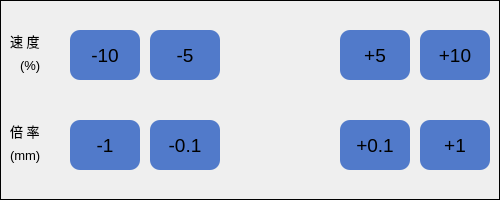
  <widget class="QGroupBox" name="groupBox">
   <property name="geometry">
    <rect>
     <x>0</x>
     <y>0</y>
     <width>500</width>
     <height>200</height>
    </rect>
   </property>
   <property name="minimumSize">
    <size>
     <width>500</width>
     <height>200</height>
    </size>
   </property>
   <property name="maximumSize">
    <size>
     <width>500</width>
     <height>200</height>
    </size>
   </property>
   <property name="styleSheet">
    <string notr="true">QGroupBox{
	border:  1px solid black;
}
</string>
   </property>
   <property name="title">
    <string/>
   </property>
   <widget class="QLabel" name="label">
    <property name="geometry">
     <rect>
      <x>10</x>
      <y>20</y>
      <width>54</width>
      <height>41</height>
     </rect>
    </property>
    <property name="font">
     <font>
      <pointsize>10</pointsize>
     </font>
    </property>
    <property name="text">
     <string>速 度</string>
    </property>
   </widget>
   <widget class="QLabel" name="label_2">
    <property name="geometry">
     <rect>
      <x>20</x>
      <y>50</y>
      <width>41</width>
      <height>31</height>
     </rect>
    </property>
    <property name="font">
     <font>
      <pointsize>10</pointsize>
     </font>
    </property>
    <property name="text">
     <string>(%)</string>
    </property>
   </widget>
   <widget class="QLabel" name="label_3">
    <property name="geometry">
     <rect>
      <x>10</x>
      <y>110</y>
      <width>54</width>
      <height>41</height>
     </rect>
    </property>
    <property name="font">
     <font>
      <pointsize>10</pointsize>
     </font>
    </property>
    <property name="text">
     <string>倍 率</string>
    </property>
   </widget>
   <widget class="QLabel" name="label_4">
    <property name="geometry">
     <rect>
      <x>10</x>
      <y>140</y>
      <width>61</width>
      <height>31</height>
     </rect>
    </property>
    <property name="font">
     <font>
      <pointsize>10</pointsize>
     </font>
    </property>
    <property name="text">
     <string>(mm)</string>
    </property>
   </widget>
   <widget class="QPushButton" name="Btn_speedMinus10">
    <property name="geometry">
     <rect>
      <x>70</x>
      <y>30</y>
      <width>70</width>
      <height>50</height>
     </rect>
    </property>
    <property name="minimumSize">
     <size>
      <width>70</width>
      <height>50</height>
     </size>
    </property>
    <property name="maximumSize">
     <size>
      <width>70</width>
      <height>50</height>
     </size>
    </property>
    <property name="font">
     <font>
      <pointsize>14</pointsize>
     </font>
    </property>
    <property name="styleSheet">
     <string notr="true">QPushButton
{
    background-color:#517ACA; 
    border-width:0px;/*边框宽度*/
    border-radius:10px; /*边框倒角*/
}
QPushButton:pressed
{
    border-style:outset; /*边框风格*/
    background-color:qlineargradient(x1: 0, y1: 0, x2: 0, y2: 1, stop:0 #00befa, stop: 1 #0160ea);/*背景色*/
    border-width:1px;/*边框宽度*/
    border-color:#0055ff; /*边框颜色*/
    border-radius:10px; /*边框倒角*/
}</string>
    </property>
    <property name="text">
     <string>-10</string>
    </property>
    <property name="iconSize">
     <size>
      <width>40</width>
      <height>40</height>
     </size>
    </property>
   </widget>
   <widget class="QPushButton" name="Btn_speedMinus5">
    <property name="geometry">
     <rect>
      <x>150</x>
      <y>30</y>
      <width>70</width>
      <height>50</height>
     </rect>
    </property>
    <property name="minimumSize">
     <size>
      <width>70</width>
      <height>50</height>
     </size>
    </property>
    <property name="maximumSize">
     <size>
      <width>70</width>
      <height>50</height>
     </size>
    </property>
    <property name="font">
     <font>
      <pointsize>14</pointsize>
     </font>
    </property>
    <property name="styleSheet">
     <string notr="true">QPushButton
{
    background-color:#517ACA; 
    border-width:0px;/*边框宽度*/
    border-radius:10px; /*边框倒角*/
}
QPushButton:pressed
{
    border-style:outset; /*边框风格*/
    background-color:qlineargradient(x1: 0, y1: 0, x2: 0, y2: 1, stop:0 #00befa, stop: 1 #0160ea);/*背景色*/
    border-width:1px;/*边框宽度*/
    border-color:#0055ff; /*边框颜色*/
    border-radius:10px; /*边框倒角*/
}</string>
    </property>
    <property name="text">
     <string>-5</string>
    </property>
    <property name="iconSize">
     <size>
      <width>40</width>
      <height>40</height>
     </size>
    </property>
   </widget>
   <widget class="QPushButton" name="Btn_speedAdd5">
    <property name="geometry">
     <rect>
      <x>340</x>
      <y>30</y>
      <width>70</width>
      <height>50</height>
     </rect>
    </property>
    <property name="minimumSize">
     <size>
      <width>70</width>
      <height>50</height>
     </size>
    </property>
    <property name="maximumSize">
     <size>
      <width>70</width>
      <height>50</height>
     </size>
    </property>
    <property name="font">
     <font>
      <pointsize>14</pointsize>
     </font>
    </property>
    <property name="styleSheet">
     <string notr="true">QPushButton
{
    background-color:#517ACA; 
    border-width:0px;/*边框宽度*/
    border-radius:10px; /*边框倒角*/
}
QPushButton:pressed
{
    border-style:outset; /*边框风格*/
    background-color:qlineargradient(x1: 0, y1: 0, x2: 0, y2: 1, stop:0 #00befa, stop: 1 #0160ea);/*背景色*/
    border-width:1px;/*边框宽度*/
    border-color:#0055ff; /*边框颜色*/
    border-radius:10px; /*边框倒角*/
}</string>
    </property>
    <property name="text">
     <string>+5</string>
    </property>
    <property name="iconSize">
     <size>
      <width>40</width>
      <height>40</height>
     </size>
    </property>
   </widget>
   <widget class="QPushButton" name="Btn_speedAdd10">
    <property name="geometry">
     <rect>
      <x>420</x>
      <y>30</y>
      <width>70</width>
      <height>50</height>
     </rect>
    </property>
    <property name="minimumSize">
     <size>
      <width>70</width>
      <height>50</height>
     </size>
    </property>
    <property name="maximumSize">
     <size>
      <width>70</width>
      <height>50</height>
     </size>
    </property>
    <property name="font">
     <font>
      <pointsize>14</pointsize>
     </font>
    </property>
    <property name="styleSheet">
     <string notr="true">QPushButton
{
    background-color:#517ACA; 
    border-width:0px;/*边框宽度*/
    border-radius:10px; /*边框倒角*/
}
QPushButton:pressed
{
    border-style:outset; /*边框风格*/
    background-color:qlineargradient(x1: 0, y1: 0, x2: 0, y2: 1, stop:0 #00befa, stop: 1 #0160ea);/*背景色*/
    border-width:1px;/*边框宽度*/
    border-color:#0055ff; /*边框颜色*/
    border-radius:10px; /*边框倒角*/
}</string>
    </property>
    <property name="text">
     <string>+10</string>
    </property>
    <property name="iconSize">
     <size>
      <width>40</width>
      <height>40</height>
     </size>
    </property>
   </widget>
   <widget class="QPushButton" name="Btn_mulAdd10">
    <property name="geometry">
     <rect>
      <x>420</x>
      <y>120</y>
      <width>70</width>
      <height>50</height>
     </rect>
    </property>
    <property name="minimumSize">
     <size>
      <width>70</width>
      <height>50</height>
     </size>
    </property>
    <property name="maximumSize">
     <size>
      <width>70</width>
      <height>50</height>
     </size>
    </property>
    <property name="font">
     <font>
      <pointsize>14</pointsize>
     </font>
    </property>
    <property name="styleSheet">
     <string notr="true">QPushButton
{
    background-color:#517ACA; 
    border-width:0px;/*边框宽度*/
    border-radius:10px; /*边框倒角*/
}
QPushButton:pressed
{
    border-style:outset; /*边框风格*/
    background-color:qlineargradient(x1: 0, y1: 0, x2: 0, y2: 1, stop:0 #00befa, stop: 1 #0160ea);/*背景色*/
    border-width:1px;/*边框宽度*/
    border-color:#0055ff; /*边框颜色*/
    border-radius:10px; /*边框倒角*/
}</string>
    </property>
    <property name="text">
     <string>+1</string>
    </property>
    <property name="iconSize">
     <size>
      <width>40</width>
      <height>40</height>
     </size>
    </property>
   </widget>
   <widget class="QPushButton" name="Btn_mulAdd1">
    <property name="geometry">
     <rect>
      <x>340</x>
      <y>120</y>
      <width>70</width>
      <height>50</height>
     </rect>
    </property>
    <property name="minimumSize">
     <size>
      <width>70</width>
      <height>50</height>
     </size>
    </property>
    <property name="maximumSize">
     <size>
      <width>70</width>
      <height>50</height>
     </size>
    </property>
    <property name="font">
     <font>
      <pointsize>14</pointsize>
     </font>
    </property>
    <property name="styleSheet">
     <string notr="true">QPushButton
{
    background-color:#517ACA; 
    border-width:0px;/*边框宽度*/
    border-radius:10px; /*边框倒角*/
}
QPushButton:pressed
{
    border-style:outset; /*边框风格*/
    background-color:qlineargradient(x1: 0, y1: 0, x2: 0, y2: 1, stop:0 #00befa, stop: 1 #0160ea);/*背景色*/
    border-width:1px;/*边框宽度*/
    border-color:#0055ff; /*边框颜色*/
    border-radius:10px; /*边框倒角*/
}</string>
    </property>
    <property name="text">
     <string>+0.1</string>
    </property>
    <property name="iconSize">
     <size>
      <width>40</width>
      <height>40</height>
     </size>
    </property>
   </widget>
   <widget class="QPushButton" name="Btn_mulMinus1">
    <property name="geometry">
     <rect>
      <x>150</x>
      <y>120</y>
      <width>70</width>
      <height>50</height>
     </rect>
    </property>
    <property name="minimumSize">
     <size>
      <width>70</width>
      <height>50</height>
     </size>
    </property>
    <property name="maximumSize">
     <size>
      <width>70</width>
      <height>50</height>
     </size>
    </property>
    <property name="font">
     <font>
      <pointsize>14</pointsize>
     </font>
    </property>
    <property name="styleSheet">
     <string notr="true">QPushButton
{
    background-color:#517ACA; 
    border-width:0px;/*边框宽度*/
    border-radius:10px; /*边框倒角*/
}
QPushButton:pressed
{
    border-style:outset; /*边框风格*/
    background-color:qlineargradient(x1: 0, y1: 0, x2: 0, y2: 1, stop:0 #00befa, stop: 1 #0160ea);/*背景色*/
    border-width:1px;/*边框宽度*/
    border-color:#0055ff; /*边框颜色*/
    border-radius:10px; /*边框倒角*/
}</string>
    </property>
    <property name="text">
     <string>-0.1</string>
    </property>
    <property name="iconSize">
     <size>
      <width>40</width>
      <height>40</height>
     </size>
    </property>
   </widget>
   <widget class="QPushButton" name="Btn_mulMinus10">
    <property name="geometry">
     <rect>
      <x>70</x>
      <y>120</y>
      <width>70</width>
      <height>50</height>
     </rect>
    </property>
    <property name="minimumSize">
     <size>
      <width>70</width>
      <height>50</height>
     </size>
    </property>
    <property name="maximumSize">
     <size>
      <width>70</width>
      <height>50</height>
     </size>
    </property>
    <property name="font">
     <font>
      <pointsize>14</pointsize>
     </font>
    </property>
    <property name="styleSheet">
     <string notr="true">QPushButton
{
    background-color:#517ACA; 
    border-width:0px;/*边框宽度*/
    border-radius:10px; /*边框倒角*/
}
QPushButton:pressed
{
    border-style:outset; /*边框风格*/
    background-color:qlineargradient(x1: 0, y1: 0, x2: 0, y2: 1, stop:0 #00befa, stop: 1 #0160ea);/*背景色*/
    border-width:1px;/*边框宽度*/
    border-color:#0055ff; /*边框颜色*/
    border-radius:10px; /*边框倒角*/
}</string>
    </property>
    <property name="text">
     <string>-1</string>
    </property>
    <property name="iconSize">
     <size>
      <width>40</width>
      <height>40</height>
     </size>
    </property>
   </widget>
  </widget>
